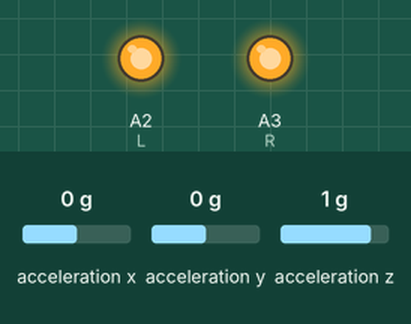
Simulated run of this sketch. Board: Arduino Uno, built with avr-gcc and run on an emulated ATmega328P. On the bench: output pins drawn as LEDs (lit = HIGH). Inputs (shaded band) come from the test bench; at power-on: acceleration x 0 g, acceleration y 0 g, acceleration z 1 g. What the sketch prints to the serial monitor is not drawn.

Above: at 1.2 s.
1.3 s: acceleration x set to -0.3 g
2.8 s: acceleration x set to -0.6 g
At 3.8 s:
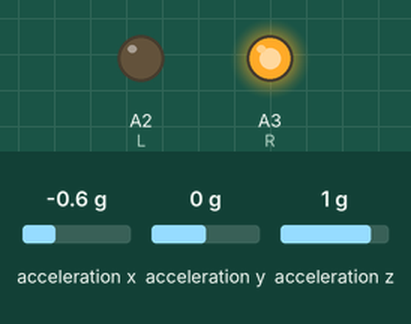
4.3 s: acceleration y set to 0.9 g
5.8 s: acceleration y set to 1.2 g
At 6.8 s:
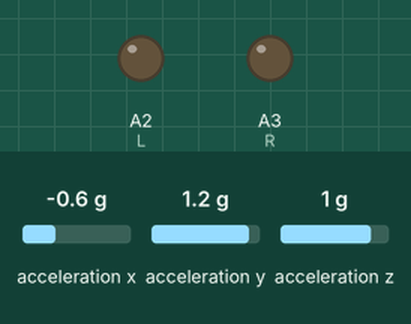
7.4 s: acceleration x set to 0.6 g
8.9 s: acceleration x set to 0.9 g
At 9.6 s:
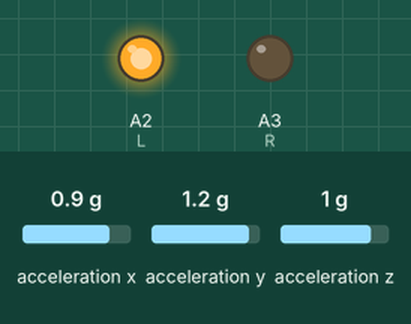
Timing chart, 0 to 11.4 s (numbered marks = the images above; inputs shaded):
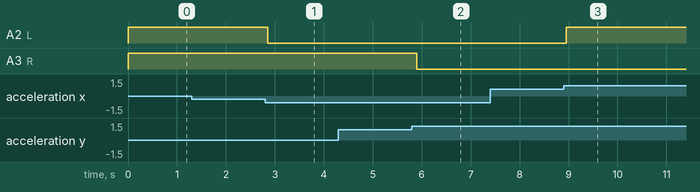

The sketch:

carTest.ino
```cpp
#include <Adafruit_LIS3DH.h>
#include <Adafruit_Sensor.h>

#define R A3
#define L A2

float RVal, LVal;
Adafruit_LIS3DH accel = Adafruit_LIS3DH(); //instantiate a new sensor named accel

void setup() {
  Serial.begin(115200);
  while(!Serial) delay(10); //wait until the serial port is open
  if(!accel.begin(0x18)){   //if the sensor is not found at the address 0x18 (may need to change address)
    Serial.print("not found");
    while(1); // don't go on until it's found
  }
  Serial.println("sensor found");
}

void loop() {
  accel.read(); //get X Y and Z data
  //Serial.print("X:  "); Serial.print(accel.x);
  //Serial.print("  \tY:  "); Serial.print(accel.y);
  //Serial.print("  \tZ:  "); Serial.print(accel.z);
  //Serial.println();
  sensors_event_t event;
  accel.getEvent(&event);

  /* Display the results (acceleration is measured in m/s^2) */
  //Serial.print("\t\tX: "); Serial.print(event.acceleration.x);
  //Serial.print(" \tY: "); Serial.print(event.acceleration.y);
  //Serial.print(" \tZ: "); Serial.print(event.acceleration.z);
  //Serial.println(" m/s^2 ");

  //Serial.println();

  RVal = (10-(event.acceleration.y+event.acceleration.x)); //leaning right results in negative x acceleration
  LVal = (10-(event.acceleration.y-event.acceleration.x)); //leaning left results in negative y acceleration

  //Serial.print("R:  "); Serial.print(RVal);
  //Serial.print(" \tL: "); Serial.print(LVal);
  //Serial.println();

  if(RVal > 0 ){
    RVal = map(RVal, 0, 11, 0, 255);
  }
  else{
    RVal = 0;
  }
  if(LVal > 0 ){
    LVal = map(LVal, 0, 11, 0, 255);
  }
  else{
    LVal = 0;
  }
  analogWrite(R, RVal);
  analogWrite(L, LVal);
  delay(100);

}
```

Measured:
- the behaviour switches between -0.4 and -0.5 g on acceleration x (found by bisection; images 0 and 1)
- the behaviour switches between 1 and 1.1 g on acceleration y (found by bisection; images 1 and 2)
- the behaviour switches between 0.7 and 0.8 g on acceleration x (found by bisection; images 2 and 3)
- after the input at 1.3 s, every drawn part: stays the same
- after the input at 2.8 s, A2 (L): HIGH → LOW after 0.05 s
- after the input at 4.3 s, every drawn part: stays the same
- after the input at 5.8 s, A3 (R): HIGH → LOW after 0.10 s
- after the input at 7.4 s, every drawn part: stays the same
- after the input at 8.9 s, A2 (L): LOW → HIGH after 0.05 s
